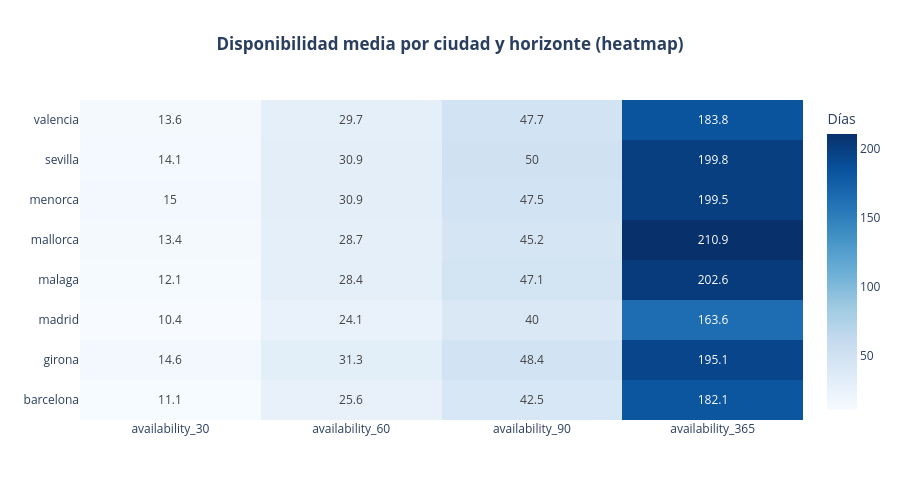

Notebook code for this chart:
### Markdown cell above
### 04.3 · Visualización: heatmap

### Code cell
fig = go.Figure(data=go.Heatmap(
    z=disp_final.values,
    x=disp_final.columns,
    y=disp_final.index,
    colorscale='Blues',
    colorbar_title='Días',
    text=disp_final.round(1).values,
    texttemplate='%{text}'
))

fig.update_layout(
    title='<b>Disponibilidad media por ciudad y horizonte (heatmap)</b>',
    title_x=0.5,
    width=900, height=500,
    template='plotly_white'
)
fig.show()

### Figure 1 — Plotly figure (JSON) as saved in the notebook; plotly's stock layout.template omitted (floating-point values rounded to 4 significant figures)
{"data": [{"colorbar": {"title": {"text": "Días"}}, "colorscale": [[0, "rgb(247,251,255)"], [0.125, "rgb(222,235,247)"], [0.25, "rgb(198,219,239)"], [0.375, "rgb(158,202,225)"], [0.5, "rgb(107,174,214)"], [0.625, "rgb(66,146,198)"], [0.75, "rgb(33,113,181)"], [0.875, "rgb(8,81,156)"], [1, "rgb(8,48,107)"]], "text": [[11.1, 25.6, 42.5, 182.1], [14.6, 31.3, 48.4, 195.1], [10.4, 24.1, 40, 163.6], [12.1, 28.4, 47.1, 202.6], [13.4, 28.7, 45.2, 210.9], [15, 30.9, 47.5, 199.5], [14.1, 30.9, 50, 199.8], [13.6, 29.7, 47.7, 183.8]], "texttemplate": "%{text}", "type": "heatmap", "x": ["availability_30", "availability_60", "availability_90", "availability_365"], "y": ["barcelona", "girona", "madrid", "malaga", "mallorca", "menorca", "sevilla", "valencia"], "z": [[11.11, 25.63, 42.5, 182.1], [14.59, 31.27, 48.35, 195.1], [10.41, 24.12, 39.95, 163.6], [12.14, 28.43, 47.13, 202.7], [13.41, 28.7, 45.17, 210.9], [14.99, 30.88, 47.54, 199.5], [14.06, 30.92, 50.05, 199.8], [13.59, 29.73, 47.72, 183.8]]}], "layout": {"height": 500, "title": {"text": "<b>Disponibilidad media por ciudad y horizonte (heatmap)</b>", "x": 0.5}, "width": 900}}
